Frame 1 (no input): blank canvas, image omitted
Frame 60 (no input): blank canvas, image omitted
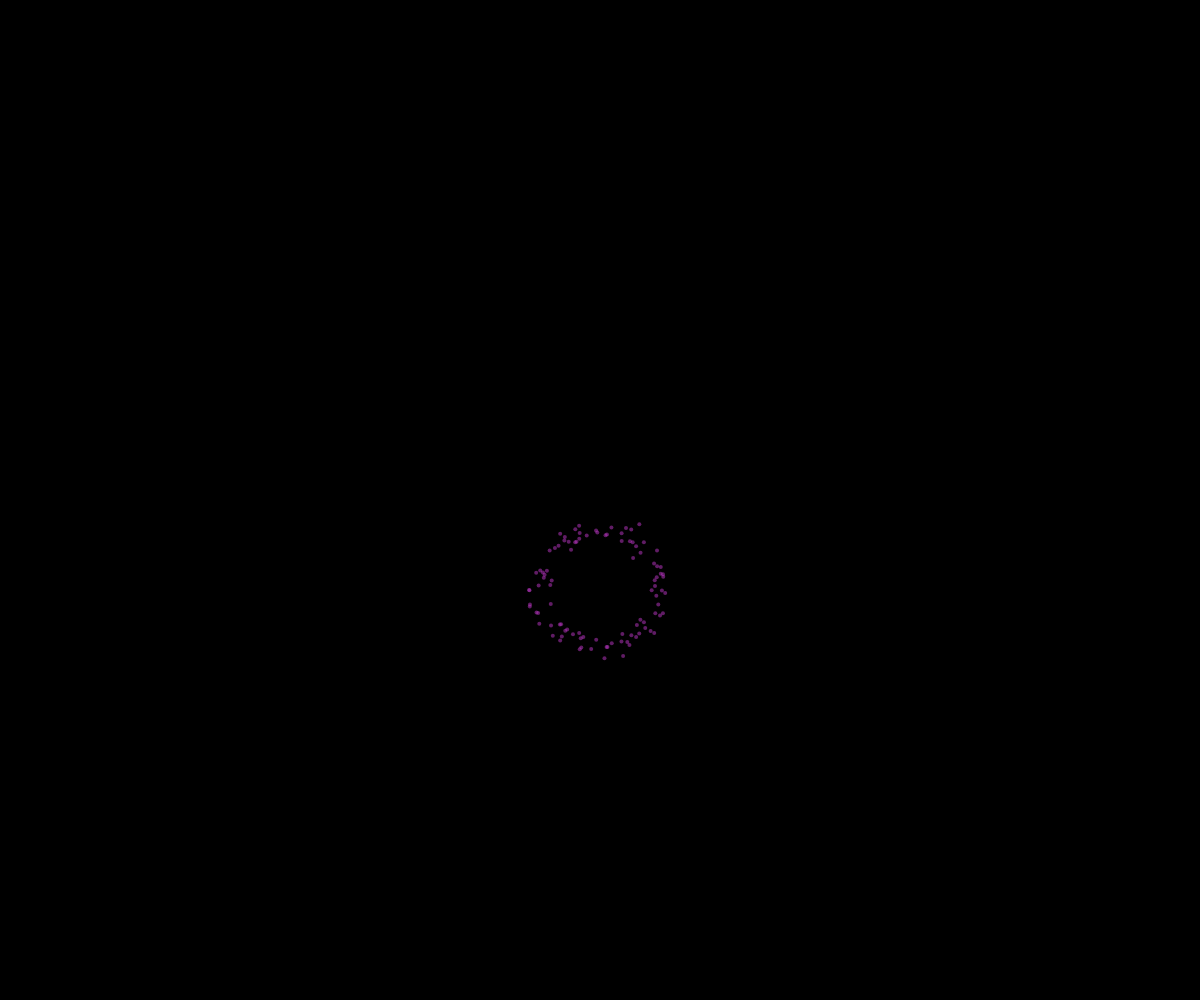
Frame 120 (the mouse pressed at the canvas centre since frame 60)

The p5.js sketch whose frames 1 and 60 were blank and that drew this single picture after the mouse press (run headless with seeded random() and noise() and a simulated clock; from frame 60 on, the mouse is pressed at the canvas centre):

// p5.js sketch
// ── sketch.js
// Fireworks object demo

let theSparks = [];

function setup() {
  createCanvas(windowWidth, windowHeight);
  noCursor();
}

function draw() {
  background(0);
  
  for (let i = theSparks.length - 1; i >= 0; i--)  {
    if (theSparks[i].isDead()) {
      theSparks.splice(i, 1);
    }
    else {
      theSparks[i].move();
      theSparks[i].display();
    }
  }
}

function mousePressed() {
  spawnSparks(100);
}

function spawnSparks(howManySparks) {
  let r = random(255);
  let g = random(255);
  let b = random(255);

  let theta = 0;
  let angleIncrease = 2 *PI/howManySparks;
  for (let i = 0; i < 100; i++) {
    let dx = cos(theta) + random(-0.2, 0.2);
    let dy = sin(theta) + random(-0.2, 0.2);
    let someSpark = new Spark(mouseX, mouseY, dx, dy, r, g, b);

    theSparks.push(someSpark);
    theta += angleIncrease;
  }
}

class Spark {
  constructor(x, y, dx, dy, r, g, b) {
    this.x = x;
    this.y = y;
    this.dx = dx;
    this.dy = dy;
    this.gravity = 0.05;

    this.radius = 2;

    this.r = r;
    this.g = g;
    this.b = b;
    this.alpha = 255;
  }

  display() {
    noStroke();
    fill(this.r, this.g, this.b, this.alpha);
    circle(this.x, this.y, this.radius * 2);
  }

  move() {
    this.x += this.dx;
    this.y += this.dy;
    
    //gravity
    this.dy += this.gravity;

    //Slowwly fade
    this.alpha -= 2;
  }

  isDead() {
    return this.alpha <= 0;
  }
}
